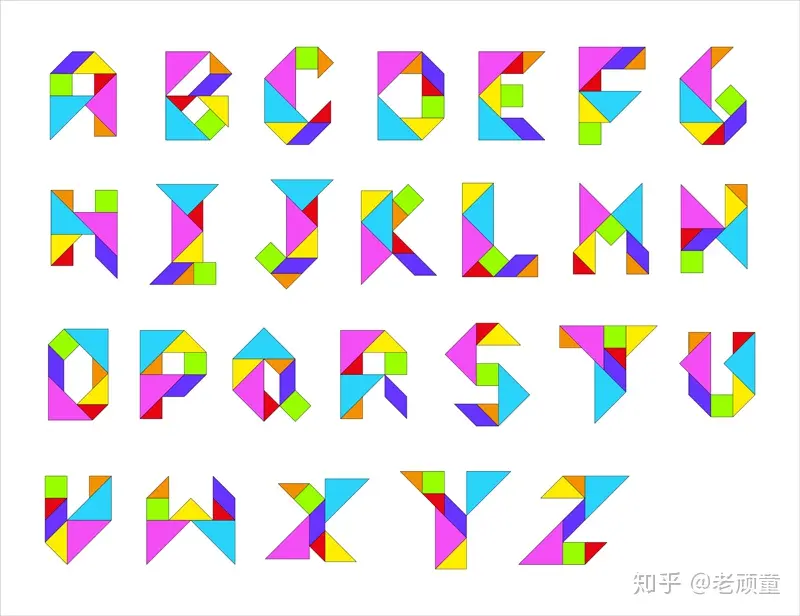
#> input picture tools/letters7/ref.webp, 800 x 616 px
$ python tile.py
#> lines starting #> are read from the running program, lines starting #| are printed output that depends on the picture; after the words box and inside, x2 and y2 are one past the last pixel; in counts of white or black regions, pixels touching at a corner belong together
# 在 a 格上做精确覆盖：把每个单位格切成 4 个小三角，板的边正好落在这些边上，
# 所以「板占了多少个小三角」精确等于 4×面积。目标 = 掩码覆盖到的小三角集合。
#
# 输入：ref.webp 的掩码 + grid.json（全局 a 与每格相位）
# 输出：tools/letters7/tiled.json（每字母 7 块板的 a 格整数顶点）
import json, os, itertools
import numpy as np
from PIL import Image

HERE = os.path.dirname(os.path.abspath(__file__))
im = Image.open(os.path.join(HERE, 'ref.webp')).convert('RGB')
#> im is the input picture: PIL image 800x616 RGB; mean R, G, B 233.5, 230.8, 232.2
W, H = im.size
#> W = 800; H = 616
rgb = np.asarray(im).astype(np.float32) / 255.0
mx = rgb.max(axis=2); mn = rgb.min(axis=2)
#> after `mx = rgb.max(axis=2)`:
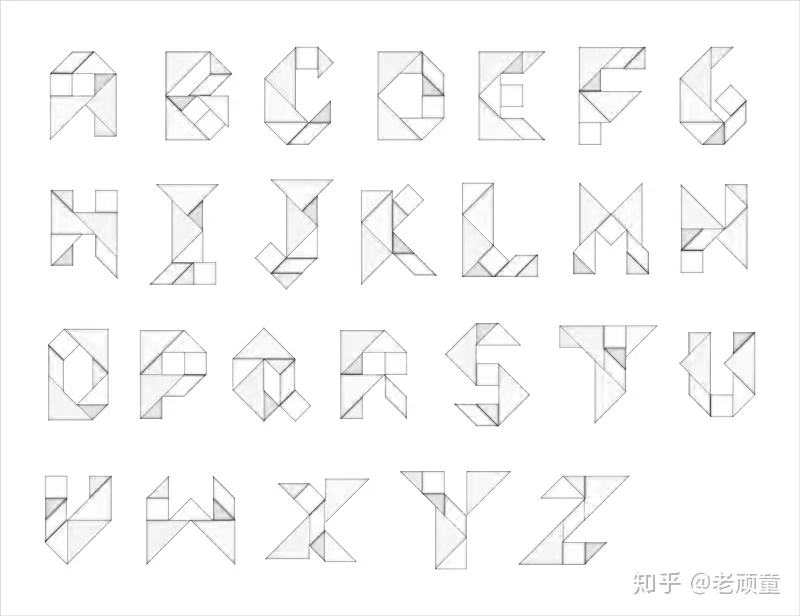
#> mx: shape (616, 800) float32; min 0.188, max 1, mean 0.979
#> after `mn = rgb.min(axis=2)`:
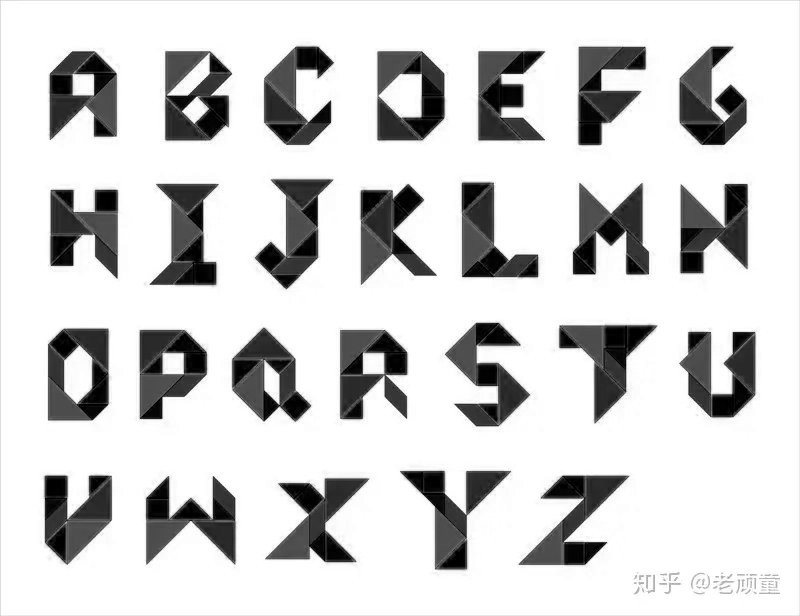
#> mn: shape (616, 800) float32; min 0, max 1, mean 0.82
sat = np.where(mx > 1e-6, (mx - mn) / np.maximum(mx, 1e-6), 0)
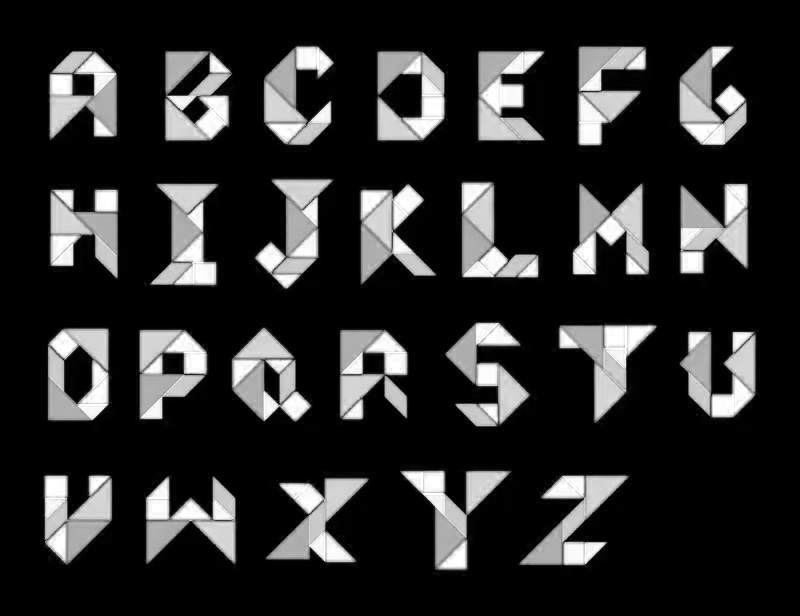
#> sat: shape (616, 800) float32; min 0, max 1, mean 0.172
mask = (sat > 0.28) & (mx > 0.25)
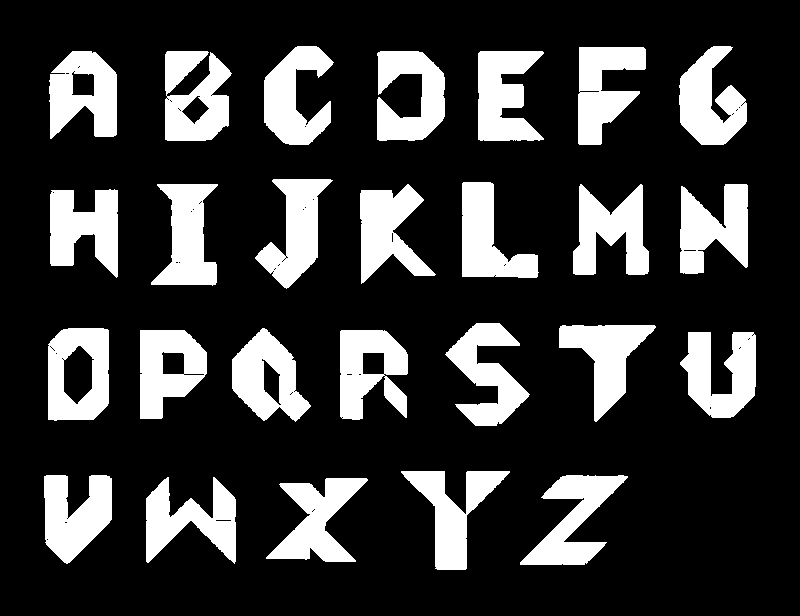
#> mask: shape (616, 800) bool; 21.6% white; 26 white regions, largest, box (x1, y1, x2, y2) and area: (165, 51, 232, 141) 4208, (573, 184, 649, 275) 4168, (478, 51, 544, 141) 4156


def shift(m, dy, dx, fill=0):
    out = np.full_like(m, fill)
    ys0, ys1 = max(0, dy), min(m.shape[0], m.shape[0] + dy)
    xs0, xs1 = max(0, dx), min(m.shape[1], m.shape[1] + dx)
    out[ys0:ys1, xs0:xs1] = m[ys0 - dy:ys1 - dy, xs0 - dx:xs1 - dx]
    return out


def dilate(m):
    out = m.copy()
    for dy in (-1, 0, 1):
        for dx in (-1, 0, 1):
            out |= shift(m, dy, dx)
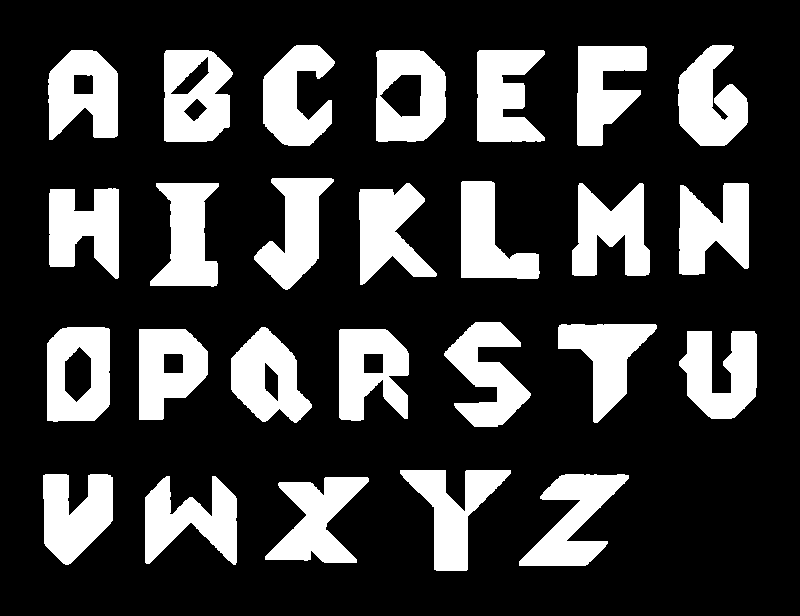
#> out: shape (616, 800) bool; 24.2% white; 26 white regions, largest, box (x1, y1, x2, y2) and area: (164, 50, 233, 142) 4847, (145, 476, 237, 565) 4705, (519, 474, 629, 566) 4699
    return out


def erode(m):
    out = m.copy()
    for dy in (-1, 0, 1):
        for dx in (-1, 0, 1):
            out &= shift(m, dy, dx, fill=1)
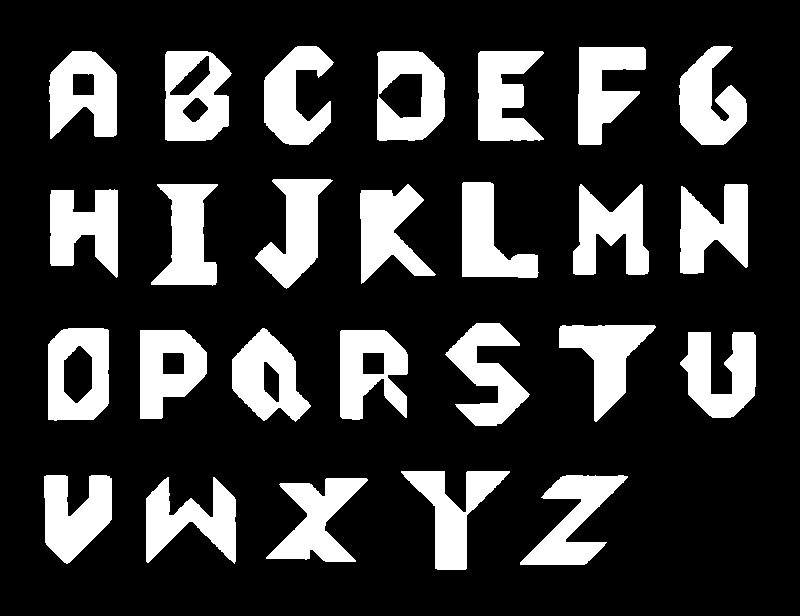
#> out: shape (616, 800) bool; 21.7% white; 26 white regions, largest, box (x1, y1, x2, y2) and area: (165, 51, 232, 141) 4249, (573, 184, 649, 275) 4181, (478, 51, 544, 141) 4162
    return out


mask = erode(dilate(mask))
#> (the run stopped early here; a loop or call above may not have finished)
